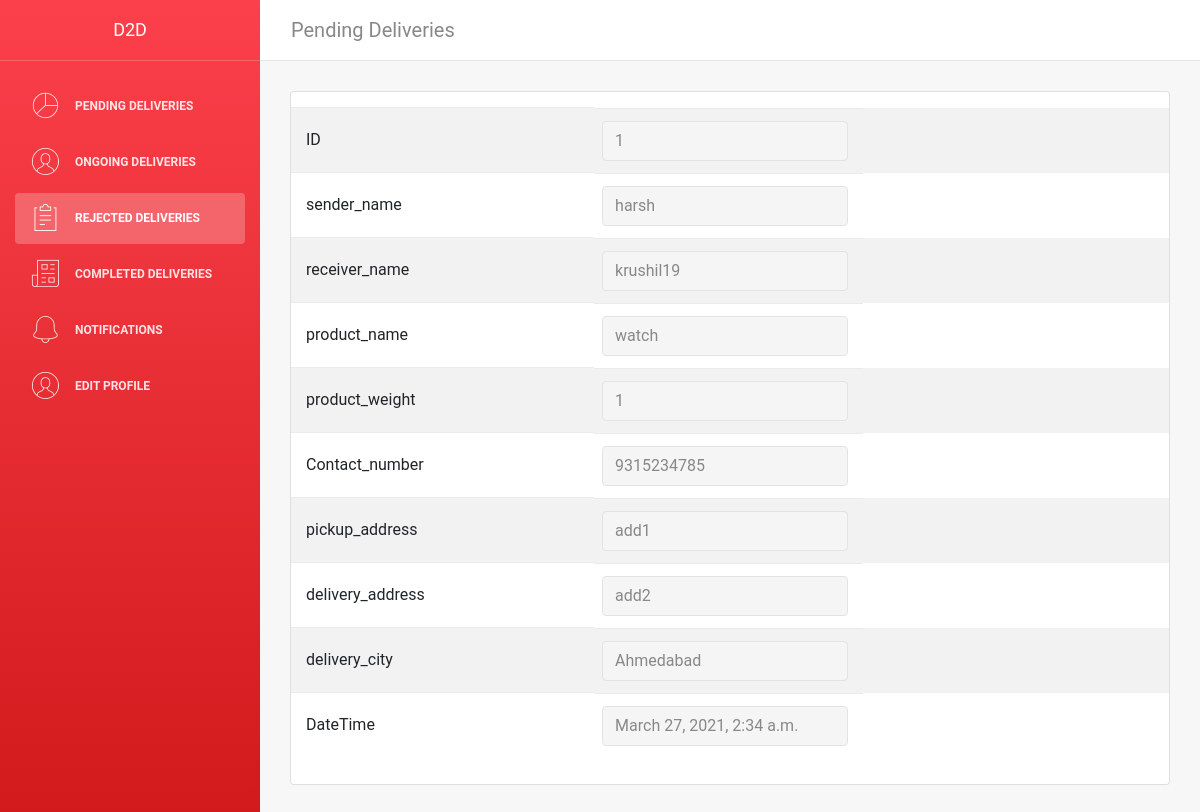
Page /delivery/viewrejectedorders/1/ (signed in) on the committed database.
### delivery_person/models.py (models this page shows)
class Rejected(models.Model):
    rejected_id = models.AutoField
    sender_name = models.CharField(max_length=50, default="")
    receiver_name = models.CharField(max_length=50, default="")
    product_name = models.CharField(max_length=50, default="")
    product_weight = models.CharField(max_length=50, default="")
    contact_number = models.CharField(max_length=12, default="")
    pickup_address = models.TextField(max_length=250, default="")
    delivery_address = models.TextField(max_length=250, default="")
    delivery_city = models.TextField(max_length=50, default="")
    DateTime =  models.DateTimeField(auto_now=True)

### D2D/decorators.py (the view)
        def wrapper_func(request, *args, **kwargs):
            group = None
            if request.user.groups.exists():
                group = request.user.groups.all()[0].name
            if group in allowed_roles:
                return view_func(request, *args, **kwargs)
            else:
                return HttpResponse('You are not authorized to view this page')

### delivery_person/views.py (called while the page is built)
@login_required(login_url='/D2D-Login?')
@allowed_users(allowed_roles=['Delivery_person'])
def viewrejectedorders(request, pk_rejected):
    rejected = Rejected.objects.get(id=pk_rejected)
    return render(request, 'viewrejectedorders.html', {'orderre' : rejected})

### delivery_person/templates/viewrejectedorders.html (shortened to what this page needs)
{% extends "deliveryperson/dashboard.html" %} {% load static %}
{% block content %}
<body>
    <div class="wrapper">
        <div class="sidebar" data-color="red">
            <div class="sidebar-wrapper">
                <div class="logo">
                    <a href="#" class="simple-text"> D2D </a>
                </div>
                <ul class="nav">
                    <li>
                        <a class="nav-link" href="{% url 'delivery_dashboard' %}">
                            <i class="nc-icon nc-chart-pie-35"></i>
                            <p>Pending Deliveries</p>
                        </a>
                    </li>
                    <li>
                        <a class="nav-link" href="{% url 'ongoing' %}">
                            <i class="nc-icon nc-circle-09"></i>
                            <p>Ongoing Deliveries</p>
                        </a>
                    </li>
                    <li class="nav-item active">
                        <a class="nav-link" href="  {% url 'rejected' %}">
                            <i class="nc-icon nc-notes"></i>
                            <p>Rejected Deliveries</p>
                        </a>
                    </li>
                    <li>
                        <a class="nav-link" href=" {% url 'completed' %}">
                            <i class="nc-icon nc-paper-2"></i>
                            <p>Completed Deliveries</p>
                        </a>
                    </li>
                    <li>
                        <a class="nav-link" href="  {% url 'notifications' %}">
                            <i class="nc-icon nc-bell-55"></i>
                            <p>Notifications</p>
                        </a>
                    </li>
                    <li>
                        <a class="nav-link" href="  {% url 'user' %}">
                            <i class="nc-icon nc-circle-09"></i>
                            <p>Edit Profile</p>
                        </a>
                    </li>
                </ul>
            </div>
        </div>
        <div class="main-panel">
            <nav class="navbar navbar-expand-lg" color-on-scroll="500">
                <div class="container-fluid">
                    <a class="navbar-brand" href="{% url 'delivery_dashboard' %}"> Pending Deliveries </a>
                    <div class="collapse navbar-collapse justify-content-end" id="navigation">
                        <ul class="nav navbar-nav mr-auto">
                            </ul>
                    </div>
                </div>
            </nav>
            <div class="content">
                <div class="container-fluid">
                    <div class="row">
                        <div class="col-md-12">
                            <div class="card strpied-tabled-with-hover">
                                <div class="card-body table-full-width table-responsive">
                                    <form method="post" action="{% url 'hendlepending' %}">
                                        <table class="table table-hover table-striped">
                                            <tbody>
                                                <tr>
                                                    <td>ID</td>
                                                    <td><input class="form-control" type="text" id="id" name="id" placeholder="{{orderre.id}}" value="{{orderre.id}}" readonly>
                                                    </td>
                                                </tr>
                                                <tr>
                                                    <td>sender_name</td>
                                                    <td><input class="form-control" text="text" id="sender_name" name="sender_name" value="{{orderre.sender_name}}" placeholder="{{orderre.sender_name}}" readonly></td>
                                                </tr>
                                                <tr>
                                                    <td>receiver_name</td>
                                                    <td><input class="form-control" text="text" id="receiver_name" name="receiver_name" value="{{orderre.receiver_name}}{{orderre.requester_name}}" placeholder="{{orderre.receiver_name}}{{orderre.requester_name}}"
                                                            readonly></td>
                                                </tr>
                                                <tr>
                                                    <td>product_name</td>
                                                    <td><input class="form-control" text="text" id="product_name" name="product_name" value="{{orderre.product_name}}" placeholder="{{orderre.product_name}}" readonly></td>
                                                </tr>
                                                <tr>
                                                    <td>product_weight</td>
                                                    <td><input class="form-control" text="text" id="product_weight" name="product_weight" value="{{orderre.product_weight}}" placeholder="{{orderre.product_weight}}" readonly></td>
                                                </tr>
                                                <tr>
                                                    <td>Contact_number</td>
                                                    <td><input class="form-control" text="text" id="contact_number" name="contact_number" value="{{orderre.contact_number}}" placeholder="{{orderre.contact_number}}" readonly></td>
                                                </tr>
                                                <tr>
                                                    <td>pickup_address</td>
                                                    <td><input class="form-control" text="text" id="pickup_address" name="pickup_address" value="{{orderre.pickup_address}}" placeholder="{{orderre.pickup_address}}" readonly></td>
                                                </tr>
                                                <tr>
                                                    <td>delivery_address</td>
                                                    <td><input class="form-control" text="text" id="delivery_address" name="delivery_address" value="{{orderre.delivery_address}}" placeholder="{{orderre.delivery_address}}" readonly></td>
                                                </tr>
                                                <tr>
                                                    <td>delivery_city</td>
                                                    <td><input class="form-control" text="text" id="delivery_city" name="delivery_city" value="{{orderre.delivery_city}}" placeholder="{{orderre.delivery_city}}" readonly></td>
                                                </tr>
                                                <tr>
                                                    <td>DateTime</td>
                                                    <td><input class="form-control" text="text" id="DateTime" name="DateTime" value="{{orderre.DateTime}}" placeholder="{{orderre.DateTime}}" readonly></td>
                                                </tr>
                                            </tbody>
                                        </table>
                                    </form>
                                </div>
                            </div>
                        </div>
                    </div>
                </div>
            </div>
        </div>
    </div>
    {% endblock %}

### rows in the picture
Rejected: id "1", sender_name "harsh", receiver_name "krushil19", product_name "watch", product_weight "1", contact_number "9315234785", pickup_address "add1", delivery_address "add2", delivery_city "Ahmedabad", DateTime "March 27, 2021, 2:34 a.m."
